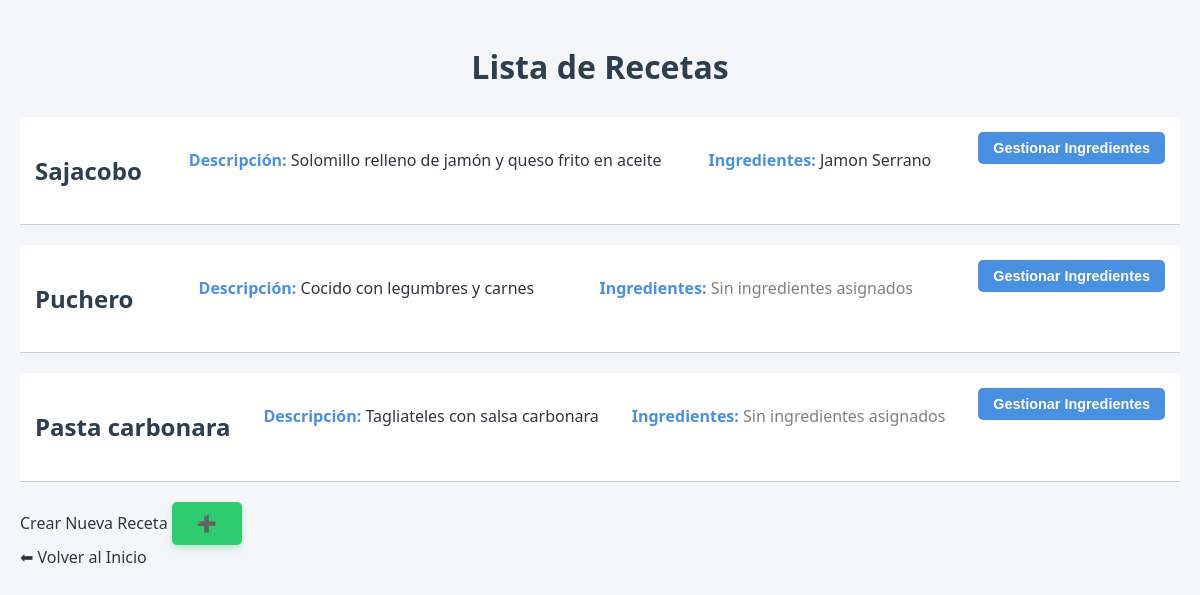
The page /ver_recetas/ on the database as committed earlier.
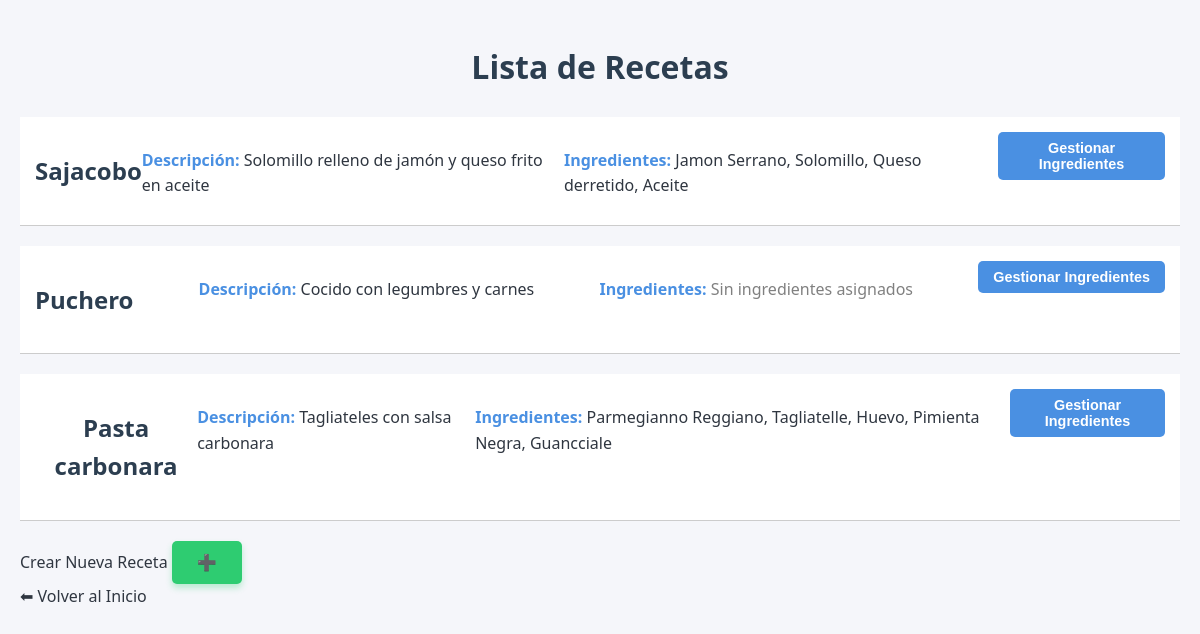
The same page on the database as committed later.
### recetasApp/models.py (models this page shows, shortened)
class Recetas(models.Model):
    nombre=models.CharField(max_length=100)
    descripcion=models.CharField(max_length=500)
    ingredientes=models.ManyToManyField(Ingrediente,related_name='Ingredientes',through='IngredienteReceta')

class Ingrediente(models.Model):
    nombre=models.CharField(max_length=100)
    categoria=models.ForeignKey(CategoriaIngrediente, on_delete=models.CASCADE)
    lactosa=models.ForeignKey(Lactosa, on_delete=models.CASCADE,default=False)
    cantidad=models.ForeignKey(Cantidad, on_delete=models.CASCADE)

### recetasApp/views.py (the view)
# urls.py: path('ver_recetas/', views.ver_recetas, name='ver_recetas'),
def ver_recetas(request):
    recetas=Recetas.objects.all()
    return render(request, 'recetasApp/ver_recetas.html', {'recetas': recetas})

### recetasApp/templates/recetasApp/ver_recetas.html
{% extends "recetasApp/base.html" %}
{% block content %}
    <h1>Lista de Recetas</h1>
    <ul>
        {% for receta in recetas %}
            <li style="margin-bottom: 20px; border-bottom: 1px solid #ccc; padding-bottom: 10px;">
                <h2>{{ receta.nombre }}</h2>
                <p><strong>Descripción:</strong> {{ receta.descripcion }}</p>
                <p><strong>Ingredientes:</strong>
                    {% for ingrediente in receta.ingredientes.all %}
                        {{ ingrediente.nombre }}{% if not forloop.last %}, {% endif %}
                    {% empty %}
                        <span style="color: gray;">Sin ingredientes asignados</span>
                    {% endfor %}
                </p>
                <a href="{% url 'receta_descripcion' pk=receta.pk %}">
                    <button>Gestionar Ingredientes</button>
                </a>
            </li>
        {% endfor %}
    </ul>
    <a href="{% url 'crear_receta' %}">Crear Nueva Receta
        <button>➕</button>
    </a>
    <br>
    <a href="{% url 'inicio' %}">⬅ Volver al Inicio</a>
{% endblock %}

### recetasApp/templates/recetasApp/base.html (shortened to what this page needs)
{% load static %}
<!DOCTYPE html>
<html lang="en">
<head>
    <link rel="stylesheet" href="{% static 'recetasApp/style.css' %}">
</head>
<body>
    {% block content %}
    {% endblock %}
</body>
</html>

### recetasApp/static/recetasApp/style.css (style rules this page uses)
:root { --primary-color: #4a90e2; --secondary-color: #f5f6fa; --text-color: #2f3640; --accent-color: #2ecc71; --danger-color: #e74c3c; --warning-color: #f1c40f; --border-radius: 8px; --shadow: 0 4px 6px rgba(0, 0, 0, 0.1); }
body { font-family: 'Segoe UI', Roboto, Helvetica, Arial, sans-serif; background-color: var(--secondary-color); color: var(--text-color); line-height: 1.6; margin: 0; padding: 20px; }
h1, h2 { color: #2c3e50; text-align: center; font-weight: 600; margin-bottom: 1.5rem; }
a { text-decoration: none; color: inherit; }
button, input[type="submit"] { padding: 8px 15px; border: none; border-radius: 5px; cursor: pointer; font-weight: 600; transition: transform 0.1s, filter 0.2s; font-size: 0.9rem; display: inline-flex; align-items: center; gap: 5px; }
button, input[type="submit"] { background-color: var(--primary-color); color: white; }
a[href*="crear"] button { background-color: var(--accent-color) !important; padding: 12px 25px; font-size: 1rem; box-shadow: 0 4px 6px rgba(46, 204, 113, 0.3); }
ul { list-style: none; padding: 0; }
ul li { background: white; border-bottom: 1px solid #eee; padding: 15px; display: flex; justify-content: space-between; }
ul li strong { color: var(--primary-color); }

Rows that differ between the two databases and show on the page:
changed Recetas "Sajacobo": gains Ingrediente (nombre "Solomillo"); gains Ingrediente (nombre "Queso derretido"); gains Ingrediente (nombre "Aceite")
shown differently, row unchanged: Ingrediente "Jamon Serrano": now shows ","
shown differently, row unchanged: Recetas "Pasta carbonara": no longer shows "Sin ingredientes asignados"
added Ingrediente: nombre "Parmegianno Reggiano", shown under Recetas "Pasta carbonara"
added Ingrediente: nombre "Tagliatelle", shown under Recetas "Pasta carbonara"
added Ingrediente: nombre "Huevo", shown under Recetas "Pasta carbonara"
added Ingrediente: nombre "Pimienta Negra", shown under Recetas "Pasta carbonara"
added Ingrediente: nombre "Guancciale", shown under Recetas "Pasta carbonara"
